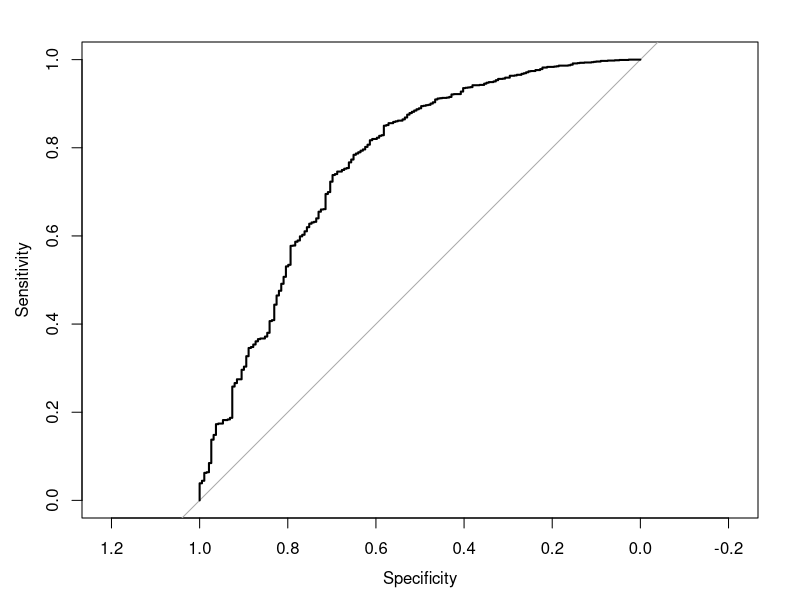

This figure's R source:
library(tidyverse)
library(caret)
library(pROC)
library(broom)

df <- read_csv("marketing_cleaned Pt1.csv")

df <- df %>%
  select(-CustomerID, -Income_missing, -ConversionRate) %>%
  mutate(
    Conversion      = as.integer(Conversion),
    Gender          = as.factor(Gender),
    CampaignChannel = as.factor(CampaignChannel),
    CampaignType    = as.factor(CampaignType)
  )

set.seed(42)
idx <- createDataPartition(df$Conversion, p = 0.8, list = FALSE)
train <- df[idx, ]
test <- df[-idx, ]

fit <- glm(Conversion ~ ., data = train, family = binomial())

summary(fit)

or_table <- tidy(fit, conf.int = TRUE, exponentiate = TRUE) %>%
  arrange(desc(estimate))
or_table

test$prob <- predict(fit, newdata = test, type = "response")
test$pred <- if_else(test$prob >= 0.5, 1L, 0L)

confusionMatrix(
  factor(test$pred, levels = c(0,1)),
  factor(test$Conversion, levels = c(0,1))
)

roc_obj <- roc(test$Conversion, test$prob)
auc(roc_obj)
plot(roc_obj)
